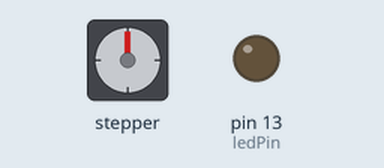
The sketch below on a simulated Arduino Uno, built with avr-gcc and run on an emulated ATmega328P. On the bench: stepper motor, output pins drawn as LEDs (lit = HIGH). Wiring (inferred from the names in the program): stepper motor driver (200 steps per turn assumed): step pin 8; direction pin 9. Pins used as bus, display or sensor lines are not drawn; what the sketch prints to the serial monitor is not drawn.

Above: at 4.4 s.
At 17.4 s:
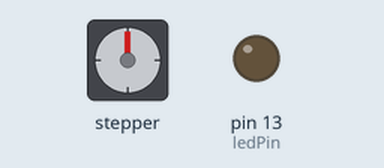
At 26.0 s:
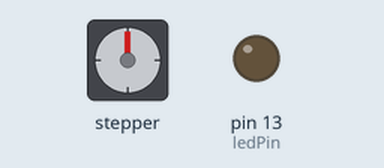
At 34.7 s:
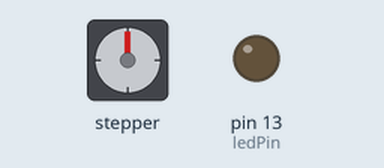
Timing chart, 0 to 40.0 s (numbered marks = the images above):
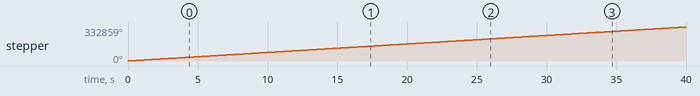

Measured:
- by itself, stepper: keeps turning clockwise at about 8326°/s

The sketch:

stepper_basic.ino
```cpp
byte directionPin = 9;
byte stepPin = 8;
byte ledPin = 13;
int mspeed1 = 100;
int mspeed2 = 105;

void setup()
{

  Serial.begin(9600);
  Serial.println("Starting StepperTest");
  digitalWrite(ledPin, LOW);

  pinMode(directionPin, OUTPUT);
  pinMode(stepPin, OUTPUT);
  pinMode(ledPin, OUTPUT);

}

void loop()
{
  for(int i = 0; i < 10000; i++){
    digitalWrite(directionPin, HIGH);

    digitalWrite(stepPin, HIGH);
    delayMicroseconds(mspeed1);
    digitalWrite(stepPin, LOW);
    delayMicroseconds(mspeed1);
  }
  for(int i = 0; i < 10000; i++){
    digitalWrite(directionPin, HIGH);

    digitalWrite(stepPin, HIGH);
    delayMicroseconds(mspeed2);
    digitalWrite(stepPin, LOW);
    delayMicroseconds(mspeed2);
  }
}
```
